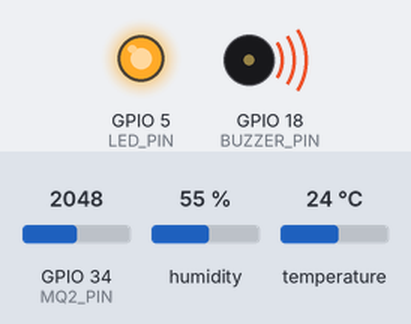
Bench run of a sketch on a simulated ESP32. On the bench: output pins drawn as LEDs (lit = HIGH), buzzer (waves = sounding, pin HIGH). Inputs (shaded band) come from the test bench; at power-on: GPIO 34 (MQ2_PIN) = 2048, temperature 24 °C, humidity 55 %. WiFi joins after 1.5 s; servers stay silent unless stated; what the sketch prints to the serial monitor is not drawn.

Above: at 3.5 s.
3.6 s: GPIO 34 (MQ2_PIN) set to 1028
6.3 s: GPIO 34 (MQ2_PIN) set to 944
At 7.1 s:
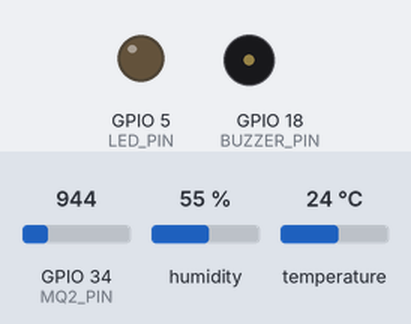
9.9 s: temperature set to 31 °C
12.6 s: temperature set to 34 °C
At 15.3 s:
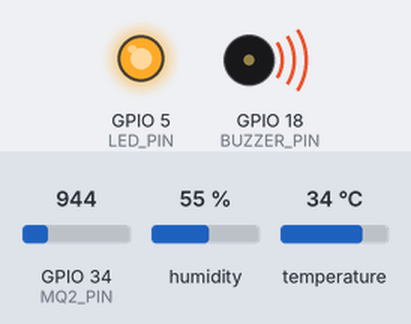
18.0 s: temperature set to 12 °C
At 19.3 s:
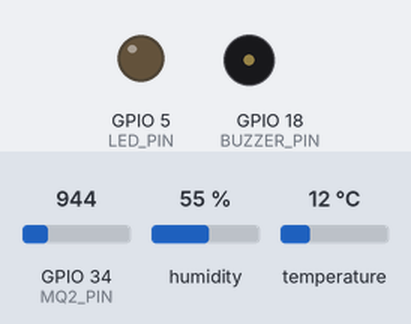
20.7 s: temperature set to 33 °C
At 23.4 s:
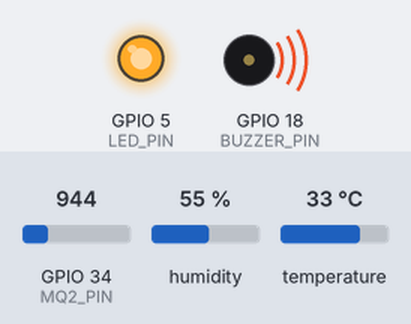
Timing chart, 0 to 24.9 s (numbered marks = the images above; inputs shaded):
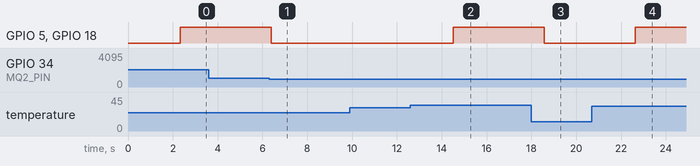

Measured:
- the behaviour switches between 1000 and 999 on GPIO 34 (MQ2_PIN) (found by bisection; images 0 and 1)
- the behaviour switches between 32 and 33 °C on temperature (found by bisection; images 1 and 2)
- after the input at 3.6 s, every drawn part: stays the same
- after the input at 6.3 s, GPIO 5 (LED_PIN), GPIO 18 (BUZZER_PIN): HIGH → LOW after 0.10 s
- after the input at 9.9 s, every drawn part: stays the same
- after the input at 12.6 s, GPIO 5 (LED_PIN), GPIO 18 (BUZZER_PIN): LOW → HIGH after 1.9 s
- after the input at 18.0 s, GPIO 5 (LED_PIN), GPIO 18 (BUZZER_PIN): HIGH → LOW after 0.58 s
- after the input at 20.7 s, GPIO 5 (LED_PIN), GPIO 18 (BUZZER_PIN): LOW → HIGH after 1.9 s

The sketch:

sketch_apr3a.ino
```cpp
#define BLYNK_TEMPLATE_ID "TMPL6l56IRotU"
#define BLYNK_TEMPLATE_NAME "Smart Gas and Flow Notification System"
#define BLYNK_AUTH_TOKEN "-ZVOi8mWigo_m9qVRYmJjbh9Itf9cAMg"

#include <Arduino.h>
#include <WiFi.h>
#include <BlynkSimpleEsp32.h>
#include <DHT.h>

// WiFi Credentials
char ssid[] = "Redmi K60E";
char pass[] = "99999999";

// Định nghĩa chân kết nối
#define DHT_PIN 4         // Cảm biến DHT11
#define MQ2_PIN 34        // Cảm biến khí gas MQ-2
#define LED_PIN 5         // LED cảnh báo
#define BUZZER_PIN 18     // Còi báo động
#define DHT_TYPE DHT11    // Kiểu cảm biến DHT11

// Ngưỡng cảnh báo
#define TEMP_THRESHOLD 33  // Ngưỡng nhiệt độ (°C)
#define GAS_THRESHOLD 1000 // Ngưỡng khí gas (ADC)

// Khởi tạo cảm biến DHT11
DHT dht(DHT_PIN, DHT_TYPE);

void setup() {
    Serial.begin(115200);

    // Kết nối WiFi
    WiFi.begin(ssid, pass);
    Serial.print("🔗 Đang kết nối WiFi...");

    while (WiFi.status() != WL_CONNECTED) {
        Serial.print(".");
        delay(1000);
    }

    Serial.println("\n✅ Kết nối WiFi thành công!");
    Serial.print("Địa chỉ IP: ");
    Serial.println(WiFi.localIP());

    // Kết nối Blynk
    Blynk.begin(BLYNK_AUTH_TOKEN, ssid, pass);

    // Cấu hình cảm biến và thiết bị ngoại vi
    dht.begin();
    pinMode(LED_PIN, OUTPUT);
    pinMode(BUZZER_PIN, OUTPUT);
    pinMode(MQ2_PIN, INPUT);

    // Đảm bảo đèn & còi tắt khi khởi động
    digitalWrite(LED_PIN, LOW);
    digitalWrite(BUZZER_PIN, LOW);

    Serial.println("🚀 Hệ thống đo nhiệt độ & khí gas đã khởi động...");
}

void loop() {
    Blynk.run();  // Duy trì kết nối với Blynk

    // Đọc nhiệt độ & độ ẩm từ DHT11
    float temp = dht.readTemperature();
    float hum = dht.readHumidity();

    // Đọc giá trị khí gas từ MQ-2
    int gasValue = analogRead(MQ2_PIN);

    // Kiểm tra lỗi cảm biến DHT11
    if (isnan(temp) || isnan(hum)) {
        Serial.println("⚠️ Lỗi: Không thể đọc giá trị từ DHT11!");
    } else {
        Serial.print("🌡 Nhiệt độ: ");
        Serial.print(temp);
        Serial.print("°C | 💧 Độ ẩm: ");
        Serial.print(hum);
        Serial.println("%");

        // Gửi dữ liệu lên Blynk
        Blynk.virtualWrite(V2, temp);  // Gửi nhiệt độ (Temperature)
        Blynk.virtualWrite(V3, hum);   // Gửi độ ẩm (Humidity)
    }

    // In giá trị MQ-2
    Serial.print("🔥 Mức khí gas: ");
    Serial.println(gasValue);

    // Gửi giá trị khí gas lên Blynk
    Blynk.virtualWrite(V1, gasValue);  // Gửi khí Gas (Gas)

    // Kiểm tra điều kiện cảnh báo
    if (temp < TEMP_THRESHOLD && gasValue < GAS_THRESHOLD) {
        Serial.println("✅ Khí GAS và Nhiệt độ an toàn. TẮT còi & đèn.");
        digitalWrite(LED_PIN, LOW);    // TẮT LED
        digitalWrite(BUZZER_PIN, LOW); // TẮT còi
        Blynk.virtualWrite(V0, 0);     // Cập nhật LED trên Blynk (tắt)
    }
    else if (temp >= TEMP_THRESHOLD) {
        Serial.println("⚠️ CẢNH BÁO! Nhiệt độ vượt ngưỡng.");
        digitalWrite(LED_PIN, HIGH);    // BẬT LED
        digitalWrite(BUZZER_PIN, HIGH); // BẬT còi
        Blynk.virtualWrite(V0, 1);      // Cập nhật LED trên Blynk (bật)
    }
    else if (gasValue >= GAS_THRESHOLD) {
        Serial.println("⚠️ CẢNH BÁO! Khí gas vượt ngưỡng.");
        digitalWrite(LED_PIN, HIGH);    // BẬT LED
        digitalWrite(BUZZER_PIN, HIGH); // BẬT còi
        Blynk.virtualWrite(V0, 1);      // Cập nhật LED trên Blynk (bật)
    }
    else {
        Serial.println("🚨 CẢNH BÁO! Cả NHIỆT ĐỘ và KHÍ GAS đều vượt ngưỡng!");
        digitalWrite(LED_PIN, HIGH);    // BẬT LED
        digitalWrite(BUZZER_PIN, HIGH); // BẬT còi
        Blynk.virtualWrite(V0, 1);      // Cập nhật LED trên Blynk (bật)
    }

    delay(2000);  // Chờ 2 giây trước khi đo lại
}
```
